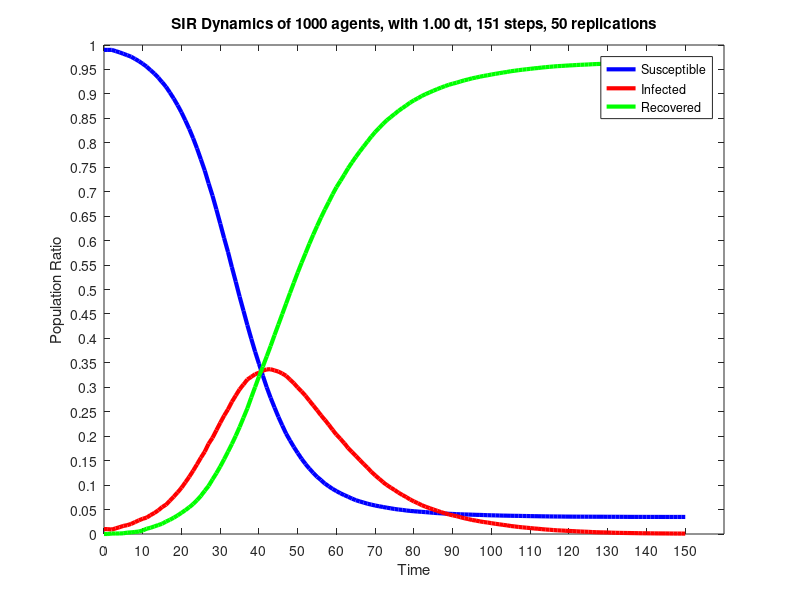

Write MATLAB code to recreate this figure.
dynamics = [
990.000,10.000,0.000;
990.000,10.000,0.000;
990.000,9.000,1.000;
987.520,11.480,1.000;
984.980,13.920,1.100;
982.020,16.540,1.440;
979.100,18.060,2.840;
976.040,20.660,3.300;
971.540,24.300,4.160;
967.000,27.900,5.100;
961.620,31.180,7.200;
955.740,33.480,10.780;
948.700,38.580,12.720;
941.420,43.040,15.540;
933.380,48.360,18.260;
924.000,55.040,20.960;
914.640,59.940,25.420;
902.760,68.200,29.040;
890.420,76.240,33.340;
876.820,85.180,38.000;
862.120,94.500,43.380;
845.620,105.600,48.780;
828.360,116.960,54.680;
809.420,129.340,61.240;
788.640,142.440,68.920;
766.100,156.000,77.900;
743.280,168.380,88.340;
716.900,184.640,98.460;
691.840,196.600,111.560;
663.700,212.040,124.260;
634.640,227.360,138.000;
605.100,242.000,152.900;
576.800,254.960,168.240;
545.760,270.220,184.020;
515.960,283.220,200.820;
485.300,295.960,218.740;
456.340,305.840,237.820;
427.160,315.840,257.000;
399.360,321.460,279.180;
372.700,326.720,300.580;
347.960,329.840,322.200;
323.560,334.000,342.440;
299.960,336.620,363.420;
278.480,337.000,384.520;
258.780,334.500,406.720;
239.620,332.160,428.220;
222.120,328.160,449.720;
205.220,323.560,471.220;
191.260,315.860,492.880;
177.840,308.220,513.940;
165.520,299.620,534.860;
153.700,291.500,554.800;
143.180,282.680,574.140;
133.580,272.760,593.660;
125.040,262.860,612.100;
116.960,253.120,629.920;
110.120,242.700,647.180;
103.140,233.380,663.480;
97.560,223.500,678.940;
92.260,213.040,694.700;
87.640,203.000,709.360;
83.360,194.720,721.920;
79.540,185.760,734.700;
76.120,175.840,748.040;
72.400,167.680,759.920;
69.120,159.640,771.240;
66.600,151.240,782.160;
64.320,143.180,792.500;
61.900,135.460,802.640;
60.060,127.060,812.880;
58.200,119.760,822.040;
56.700,113.140,830.160;
55.240,106.080,838.680;
53.820,100.060,846.120;
52.520,94.860,852.620;
51.140,89.940,858.920;
50.060,84.560,865.380;
49.240,79.800,870.960;
48.080,75.500,876.420;
47.240,70.620,882.140;
46.540,66.520,886.940;
45.900,62.960,891.140;
45.260,59.020,895.720;
44.700,55.780,899.520;
44.060,52.940,903.000;
43.360,50.120,906.520;
42.760,47.440,909.800;
42.340,44.700,912.960;
41.800,42.300,915.900;
41.320,40.000,918.680;
40.980,38.100,920.920;
40.560,36.480,922.960;
40.300,34.280,925.420;
40.000,32.200,927.800;
39.780,30.560,929.660;
39.500,28.640,931.860;
39.180,27.400,933.420;
39.020,25.800,935.180;
38.740,24.480,936.780;
38.420,23.480,938.100;
38.240,22.100,939.660;
38.060,20.900,941.040;
37.820,19.820,942.360;
37.600,18.660,943.740;
37.480,17.660,944.860;
37.300,16.320,946.380;
37.160,15.460,947.380;
37.060,14.400,948.540;
36.860,13.660,949.480;
36.740,12.840,950.420;
36.580,12.160,951.260;
36.440,11.300,952.260;
36.340,10.700,952.960;
36.160,9.920,953.920;
36.080,9.200,954.720;
35.920,8.700,955.380;
35.860,8.040,956.100;
35.760,7.480,956.760;
35.740,7.120,957.140;
35.600,6.720,957.680;
35.560,6.240,958.200;
35.500,5.900,958.600;
35.460,5.440,959.100;
35.440,5.080,959.480;
35.400,4.740,959.860;
35.380,4.440,960.180;
35.360,3.960,960.680;
35.320,3.660,961.020;
35.320,3.380,961.300;
35.280,3.240,961.480;
35.200,3.020,961.780;
35.200,2.720,962.080;
35.180,2.460,962.360;
35.140,2.300,962.560;
35.120,2.160,962.720;
35.060,2.040,962.900;
35.000,1.900,963.100;
35.000,1.780,963.220;
34.980,1.620,963.400;
34.980,1.500,963.520;
34.940,1.400,963.660;
34.940,1.360,963.700;
34.940,1.260,963.800;
34.940,1.160,963.900;
34.900,1.140,963.960;
34.880,1.100,964.020;
34.880,1.000,964.120;
34.880,0.940,964.180;
34.880,0.880,964.240;
34.880,0.860,964.260;
34.880,0.780,964.340;
];
susceptible = dynamics (:, 1);
infected = dynamics (:, 2);
recovered = dynamics (:, 3);
totalPopulation = susceptible(1) + infected(1) + recovered(1);
susceptibleRatio = susceptible ./ totalPopulation;
infectedRatio = infected ./ totalPopulation;
recoveredRatio = recovered ./ totalPopulation;
steps = length (susceptible);
dt = 1.0;
replications = 50;
startingTime = 0;
endTime = (steps - 1) * dt;
time = 0 : dt : endTime;
figure
plot (time, susceptibleRatio.', 'color', 'blue', 'linewidth', 3);
hold on
plot (time, infectedRatio.', 'color', 'red', 'linewidth', 3);
hold on
plot (time, recoveredRatio.', 'color', 'green', 'linewidth', 3);
set(gca,'YTick',0:0.05:1.0)
set(gca,'XTick',0:10:endTime)
xlabel ('Time');
ylabel ('Population Ratio');
legend('Susceptible','Infected', 'Recovered');
titleStr = sprintf('SIR Dynamics of %i agents, with 1.00 dt, %i steps, 50 replications', totalPopulation, steps)
title (titleStr);
